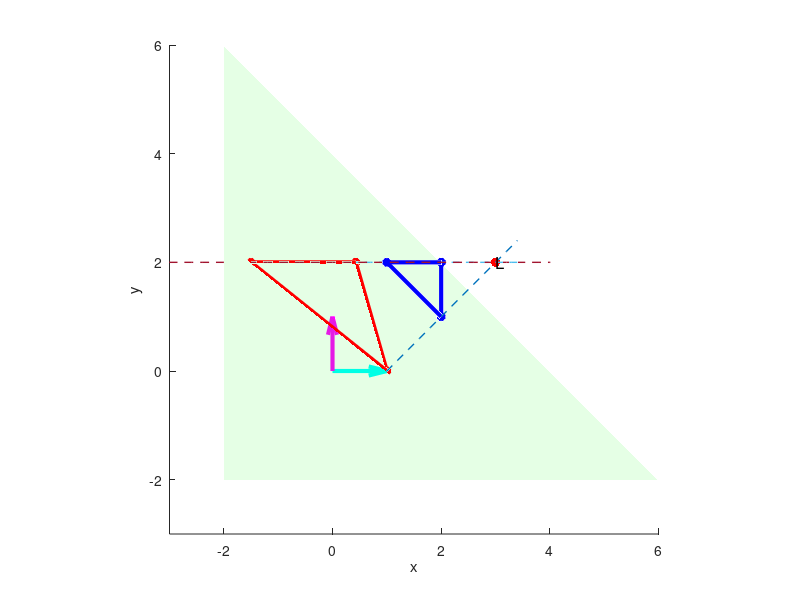

Reproduce this figure in MATLAB.
h = figure;
hold on
axis equal
xlim([-3 6])
ylim([-3 6])
zlim([-3 6])
xlabel('x')
ylabel('y')
zlabel('z')

quiver3(0,0,0,1,0,0,'Color', 'c', 'autoscale', 'off', 'LineWidth', 3);
quiver3(0,0,0,0,1,0,'Color', 'm', 'autoscale', 'off', 'LineWidth', 3);
quiver3(0,0,0,0,0,1,'Color', 'y', 'autoscale', 'off', 'LineWidth', 3);

L=[3 2 5]'; %sorgente luminosa coord
%Vertici del triangolo
V1 = [2 2 2.5]';
V2 = [1 2 3]';
V3 = [2 1 2.5]';

%Punto
plot3(L(1), L(2), L(3), '.r', 'MarkerSize', 20);
text(L(1), L(2), L(3) + 0.5, 'L', 'FontSize', 12);

pause

plot3([V1(1) V2(1) V3(1) V1(1)], [V1(2) V2(2) V3(2) V1(2)], [V1(3) V2(3) V3(3) V1(3)],'-*b', 'LineWidth', 3);

pause

n = [1 1 1]'./norm([1 1 1]); %Vettore normale al piano stesso
S = [1 1 -1]'; %Punto appartenente al piano

%eq piano ax + bx + cx + d
a = n(1);
b = n(2);
c = n(3);
d =-(a*S(1)+b*S(2)+c*S(3)); %definisce i piani che non passno per l'origine

[X,Y] = meshgrid(-2:.2:6, -2:.2:6);
Z=-1/c*(a*X+b*Y+d);
surf(X,Y,Z,'FaceAlpha', 0.1, 'EdgeColor', 'none', 'FaceColor', 'g');

pause

%Dobbiamo trovare l'equazione della retta che passa per due punti
%P=L+t*d      L PUNTO T SCALARE REALE D DIREZIONE RETTA (eq del fascio)


%Come ottenere D se non lo conosciamo? Effettuare la differenza tra due punti appartenenti alla stessa retta(L-V1)
%Se ho un punto nella retta e un altro punto nella retta e ne faccio la
%differenza identifico un vettore che deve essere parallelo alla direzione
%della retta stessa ovvero al vettore che indica la direzione a meno dsi un
%valore scalare
d1 = (L-V1);
d2= (L-V2);
d3 = (L-V3);

%Dobbiamo tirare fuori tutti i punti appartenti alla retta
t_r = [-5:0.1:5];
%Replico il vettore lungo le 3 direzioni (guarda con t_r_rep(:,1:5))
t_r_rep = repmat(t_r,3,1);
%L+t_r.*d1 devo trasformare L e d1 in matrici visto che t_r è matrice
%L,1,length(t_r) ho replicato L n volte per fare la matrice
P_r1= repmat(L,1,length(t_r))+t_r_rep.*repmat(d1,1,length(t_r));
P_r2= repmat(L,1,length(t_r))+t_r_rep.*repmat(d2,1,length(t_r));
P_r3= repmat(L,1,length(t_r))+t_r_rep.*repmat(d3,1,length(t_r));

plot3(P_r1(1,:), P_r1(2,:), P_r1(3,:), '--', 'LineWidth', 1);
plot3(P_r2(1,:), P_r2(2,:), P_r2(3,:), '--', 'LineWidth', 1);
plot3(P_r3(1,:), P_r3(2,:), P_r3(3,:), '--', 'LineWidth', 1);

pause

%line equation
%P = L +td
% plane equation
%n*(P-S)=0 i.e., dot(n, (P-S)) = 0
%n*(L+td-S) =0
%n*(L-S)*tn*d=0

num = dot(n, (S-L));
t1 = num/dot(n,d1);
t2 = num/dot(n,d2);
t3 = num/dot(n,d3);

P1 = L + t1 *d1;
P2 = L + t2 *d2;
P3 = L + t3 *d3;

plot3([P1(1) P2(1) P3(1) P1(1)], [P1(2) P2(2) P3(2) P1(2)], [P1(3) P2(3) P3(3) P1(3)], '-*r', 'LineWidth',3);